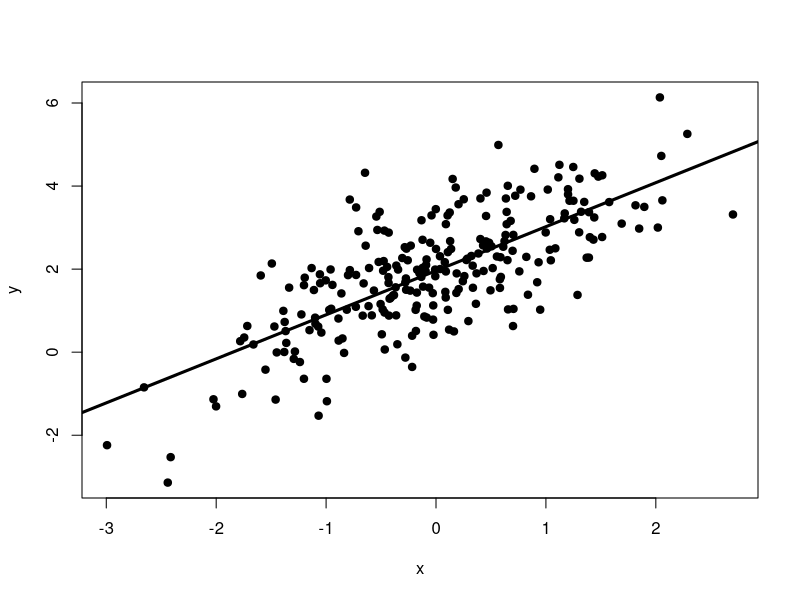
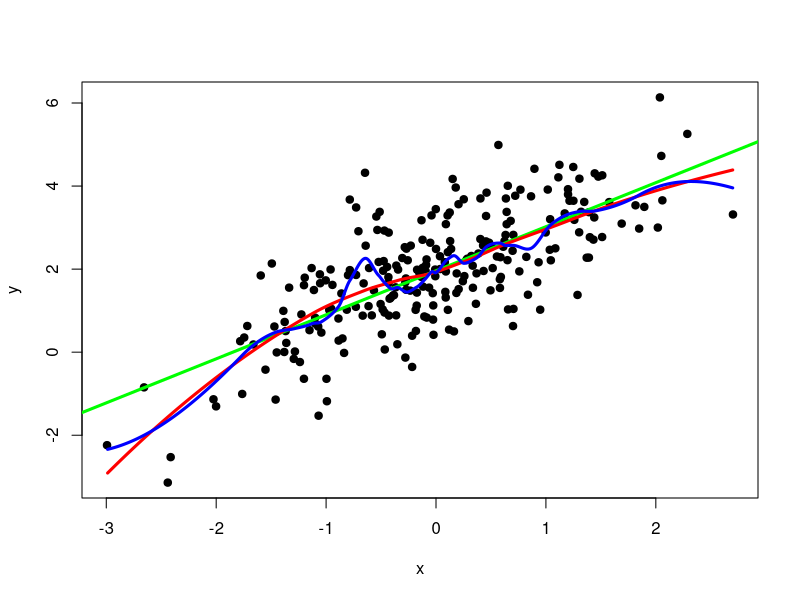
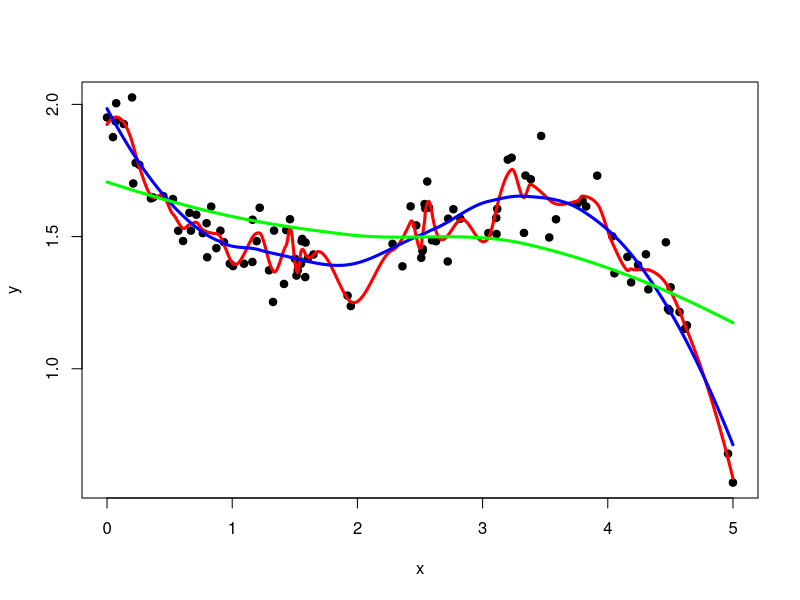
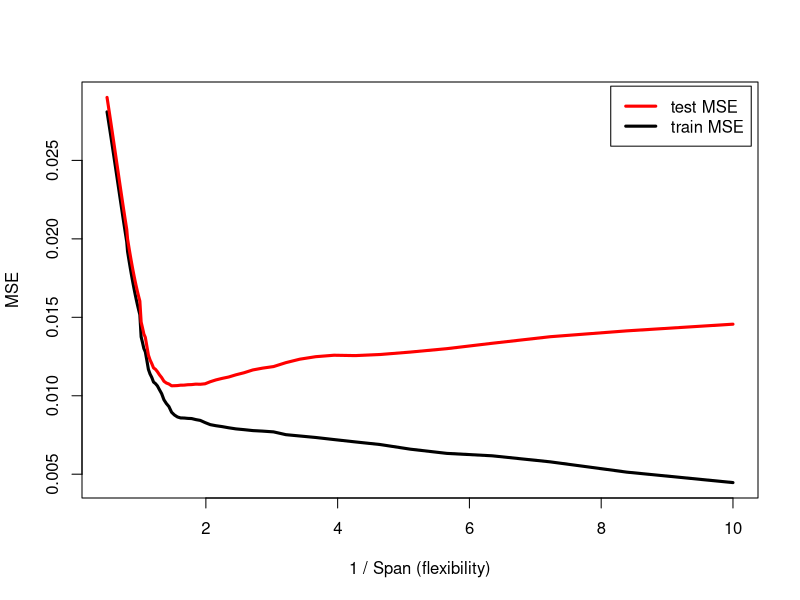

Recreate these plots in R, in order.
############################################################################

# Open Online R Stream (https://www.wvbauer.com/doku.php/live_streams)
#
# By:   Wolfgang Viechtbauer (https://www.wvbauer.com)
# Date: 2022-02-03
#
# Topic(s):
# - An Introduction to Statistical Learning (https://www.statlearning.com)
# - Section(s): 1 - 2.2.1
#
# last updated: 2022-02-12

############################################################################

# note: the code below is not based on examples in the book but was created to
# illustrate certain concepts that were introduced in the sections covered

############################################################################

# illustrate the idea of training and test MSE and the concept of overfitting

# make results reproducible by setting the seed for the random number generator
set.seed(42)

# sample size
n <- 250

# simulate data for a simple regression model
# true model: y = 2 + 1*x + e, where e ~ N(0,1)
x <- rnorm(n)
y <- 2 + 1 * x + rnorm(n)

# plot the data
plot(x, y, pch=19)

# fit simple regression model
res1 <- lm(y ~ x)
summary(res1)

# note: the fitted model ('f-hat') has the right functional form, but is not
# exactly identical to the true model ('f'); note that the estimated intercept
# and slope differ somewhat from the true values (true intercept = 2, true
# slope = 1); this discrepancy is 'reducible error' because the larger n, the
# closer the estimated coefficients will tend to be to the true coefficients

# add regression line to the scatterplot
abline(res1, lwd=3)

# mean squared error (eq. 2.5) for the training data
1/n * sum((y - predict(res1))^2)

# simulate a 100 additional predictors that are in reality unrelated to y
Z <- replicate(100, rnorm(n))

# fit a regression model including x and the irrelevant predictors
res2 <- lm(y ~ x + Z)
summary(res2)

# mean squared error for this model
1/n * sum((y - predict(res2))^2)

# note that the MSE is quite a bit lower then the one for model res1 above;
# however, what we have computed is the 'train MSE'; to assess how well these
# models work with new data, we have to compute the 'test MSE'

# simulate a large set of new data based on the true model
n_new <- 100000
x_new <- rnorm(n_new)
y_new <- 2 + 1 * x_new + rnorm(n_new)
Z_new <- replicate(100, rnorm(n_new))

# compute predicted outcomes based on models res1 and res2
pred1 <- cbind(1, x_new) %*% coef(res1)
pred2 <- cbind(1, x_new, Z_new) %*% coef(res2)

# compute the 'test MSE' for the two models
1/n_new * sum((y_new - pred1)^2)
1/n_new * sum((y_new - pred2)^2)

# note that the 'test MSE' is lower for model res1; in essence, model res2
# overfits the data, because it includes a very large number of irrelevant
# predictors, so even though it gives a better fit for the training data, this
# won't be the case for new data

############################################################################

# another concept discussed in these sections is the difference between a
# parametric model and a nonparametric model; a regression model for example
# is a parametric model

# plot the data again
plot(x, y, pch=19)

# add regression line from model res1 to the scatterplot
abline(res1, lwd=3, col="green")

# methods such as smoothers can be considered to be nonparametric methods (one
# can debate this point, since certain types of smoothers may still be based
# on parametric models that are fitted in succession to various parts of the
# data, but let's not quibble about this point)

# fit a smoother to the data
res3 <- loess(y ~ x)

# compute predicted values based on the smoother and to add the corresponding
# prediction line to the plot
x_pred <- data.frame(x=seq(-3,3,length=1000))
pred_smooth <- predict(res3, newdata=x_pred)
lines(x_pred$x, pred_smooth, lwd=3, col="red")

# as discussed in the book, when we are dealing with nonparametric methods, we
# often have to be careful not to overfit; to illustrate this, we can allow
# the smoother to be much more flexible, but now we are overfitting the data
res4 <- loess(y ~ x, span=0.2)
pred_smooth <- predict(res4, newdata=x_pred)
lines(x_pred$x, pred_smooth, lwd=3, col="blue")

############################################################################

# another illustration of how we can make the 'train MSE' essentially
# arbitrarily small by allowing the smoother to be very flexible, but this
# will lead to very poor performance in new data (i.e., the test MSE will be
# very high); so the goal will be to find the right level of smoothing, so
# that the test MSE will be as low as possible

# make results reproducible by setting the seed for the random number generator
set.seed(1234)

# simulate data based on a more complicated model
n <- 100
x <- c(0, 5, runif(n-2, 0, 5))
y <- 2 - 1 * x + 0.5 * x^2 - 0.07 * x^3 + rnorm(n, 0, .1)
plot(x, y, pch=19)

# illustrate 3 different levels of smoothing
res1 <- loess(y ~ x, span=0.1)
res2 <- loess(y ~ x, span=0.5)
res3 <- loess(y ~ x, span=2)

x_pred <- data.frame(x=seq(0,5,length=1000))
pred1 <- predict(res1, newdata=x_pred)
pred2 <- predict(res2, newdata=x_pred)
pred3 <- predict(res3, newdata=x_pred)
lines(x_pred$x, pred1, lwd=3, col="red")
lines(x_pred$x, pred2, lwd=3, col="blue")
lines(x_pred$x, pred3, lwd=3, col="green")

# simulate a very large number of new data based on the same model
n_new <- 1000000
x_new <- runif(n_new, 0, 5)
y_new <- 2 - 1 * x_new + 0.5 * x_new^2 - 0.07 * x_new^3 + rnorm(n_new, 0, .1)
x_new <- data.frame(x=x_new)

# fit smoother with increasing values of span (i.e., increasing smoothness)
# and compute the train and test MSE for each value/model
spans <- seq(0.1, 2, length=100)
mse.train <- rep(NA, length(spans))
mse.test  <- rep(NA, length(spans))

for (i in 1:length(spans)) {
   tmp <- loess(y ~ x, span=spans[i])
   mse.train[i] <- 1/n * sum((y - predict(tmp))^2)
   mse.test[i]  <- 1/n_new * sum((y_new - predict(tmp, newdata=x_new))^2)
}

# plot the train and test MSEs as a function of 1 / span (so increasing values
# on the x-axis reflect increasing flexibility of the method)
plot(1/spans, mse.train, lwd=3, type="l", xlab="1 / Span (flexibility)",
     ylab="MSE", ylim=range(c(mse.train, mse.test)))
lines(1/spans, mse.test, lwd=3, type="l", col="red")
legend("topright", inset=.01, legend=c("test MSE", "train MSE"),
       col=c("red", "black"), lty="solid", lwd=3)

# note how the train MSE keeps decreasing for increasing values of 1 / span;
# however, such high flexibility will lead to a large test MSE; for span
# values around 0.5 (and hence 1 / span =~ 2), the test MSE is minimized; in
# practice, we do not know what the true model is and so we cannot compute the
# test MSE in this manner; later on, we will discuss how we can try to
# estimate the test MSE using techniques such as cross-validation

############################################################################
